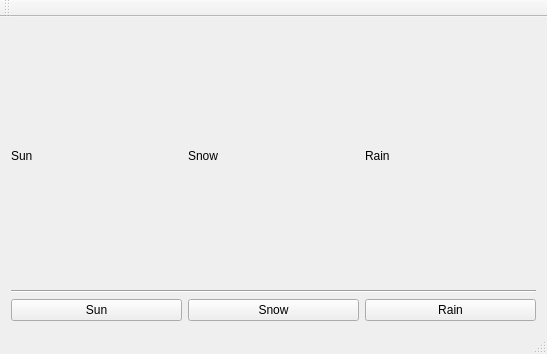
<?xml version="1.0" encoding="UTF-8"?>
<ui version="4.0">
 <class>MainWindow</class>
 <widget class="QMainWindow" name="MainWindow">
  <property name="geometry">
   <rect>
    <x>0</x>
    <y>0</y>
    <width>547</width>
    <height>354</height>
   </rect>
  </property>
  <property name="windowTitle">
   <string>MainWindow</string>
  </property>
  <widget class="QWidget" name="centralWidget">
   <layout class="QVBoxLayout" name="verticalLayout">
    <item>
     <layout class="QHBoxLayout" name="horizontalLayout">
      <item>
       <widget class="QLabel" name="label_sun">
        <property name="text">
         <string>Sun</string>
        </property>
       </widget>
      </item>
      <item>
       <widget class="QLabel" name="label_snow">
        <property name="text">
         <string>Snow</string>
        </property>
       </widget>
      </item>
      <item>
       <widget class="QLabel" name="label_rain">
        <property name="text">
         <string>Rain</string>
        </property>
       </widget>
      </item>
     </layout>
    </item>
    <item>
     <widget class="Line" name="line">
      <property name="orientation">
       <enum>Qt::Horizontal</enum>
      </property>
     </widget>
    </item>
    <item>
     <layout class="QHBoxLayout" name="horizontalLayout_2">
      <item>
       <widget class="QPushButton" name="pushButton_Sun">
        <property name="text">
         <string>Sun</string>
        </property>
       </widget>
      </item>
      <item>
       <widget class="QPushButton" name="pushButton_Snow">
        <property name="text">
         <string>Snow</string>
        </property>
        <property name="checkable">
         <bool>true</bool>
        </property>
       </widget>
      </item>
      <item>
       <widget class="QPushButton" name="pushButton_Rain">
        <property name="text">
         <string>Rain</string>
        </property>
        <property name="checkable">
         <bool>true</bool>
        </property>
       </widget>
      </item>
     </layout>
    </item>
   </layout>
  </widget>
  <widget class="QMenuBar" name="menuBar">
   <property name="geometry">
    <rect>
     <x>0</x>
     <y>0</y>
     <width>547</width>
     <height>21</height>
    </rect>
   </property>
  </widget>
  <widget class="QToolBar" name="mainToolBar">
   <attribute name="toolBarArea">
    <enum>TopToolBarArea</enum>
   </attribute>
   <attribute name="toolBarBreak">
    <bool>false</bool>
   </attribute>
  </widget>
  <widget class="QStatusBar" name="statusBar"/>
 </widget>
 <layoutdefault spacing="6" margin="11"/>
 <resources/>
 <connections/>
</ui>
